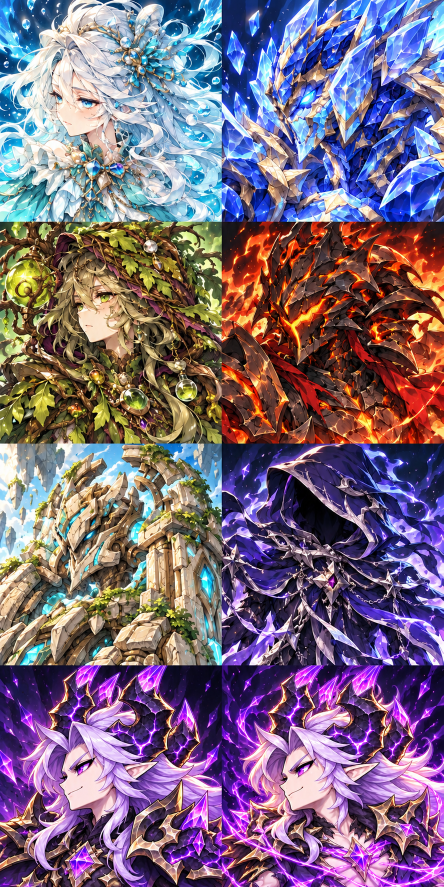
#> input picture incoming/ART-CHAR-BOSS-CH1-002/portraits_source.png, 887 x 1774 px (shown at 1/2 size)
$ python export.py ../ART-CHAR-BOSS-CH1-002/portraits_source.png ../ART-CHAR-BOSS-CH1-002/portraits_source.png
#> lines starting #> are read from the running program, lines starting #| are printed output that depends on the picture
"""Mechanical export and preview compositor. Requires Pillow with RAQM and Tahoma.
Usage: python export.py MAP_SOURCE FOG_SOURCE
AI painting and cloud pixels are never procedurally repainted here.
"""
import json
import sys
from pathlib import Path
from PIL import Image, ImageDraw, ImageFont

OUT = Path(__file__).parent
W, H = 1080, 2340
NAMES = ['ซากชายแดน','เส้นทางป่าทึบ','แนวรอยแยก','ทะเลสาบเงาจันทร์','เหมืองผลึกร้าง','บึงหมอกพิษ','ป้อมเถ้าถ่าน','นครลอยฟ้าที่ล่มสลาย','ทุ่งดาวตก','บัลลังก์รอยแยก']
# Surveyed against the final painting, not the proposed generation coordinates.
CENTERS = [(315,2225),(665,1815),(329,1510),(677,1383),(430,1142),(696,850),(443,723),(720,520),(506,355),(703,192)]
VIA = [
 [(440,2170),(465,2100),(405,2010),(310,1985),(465,1915)],
 [(570,1770),(530,1700),(460,1640),(365,1600)],
 [(440,1470),(500,1420),(560,1400)],
 [(610,1340),(590,1290),(530,1240),(455,1200)],
 [(570,1080),(635,1020),(575,970),(505,930),(610,880)],
 [(625,800),(540,770)],
 [(535,695),(590,640),(640,600),(690,550)],
 [(675,505),(610,460),(450,430),(430,395)],
 [(580,320),(650,285),(640,240)],
]

def write_json(name, data):
    (OUT/name).write_text(json.dumps(data,ensure_ascii=False,indent=2)+'\n',encoding='utf-8')

def font(size, bold=False):
    return ImageFont.truetype('C:/Windows/Fonts/'+('tahomabd.ttf' if bold else 'tahoma.ttf'),size)

def main():
    src = Image.open(sys.argv[1])
#> src is the input picture: PIL image 887x1774 RGB; mean R, G, B 122.4, 103.9, 125.5
    painting = src.convert('RGB').resize((W,H),Image.Resampling.LANCZOS)
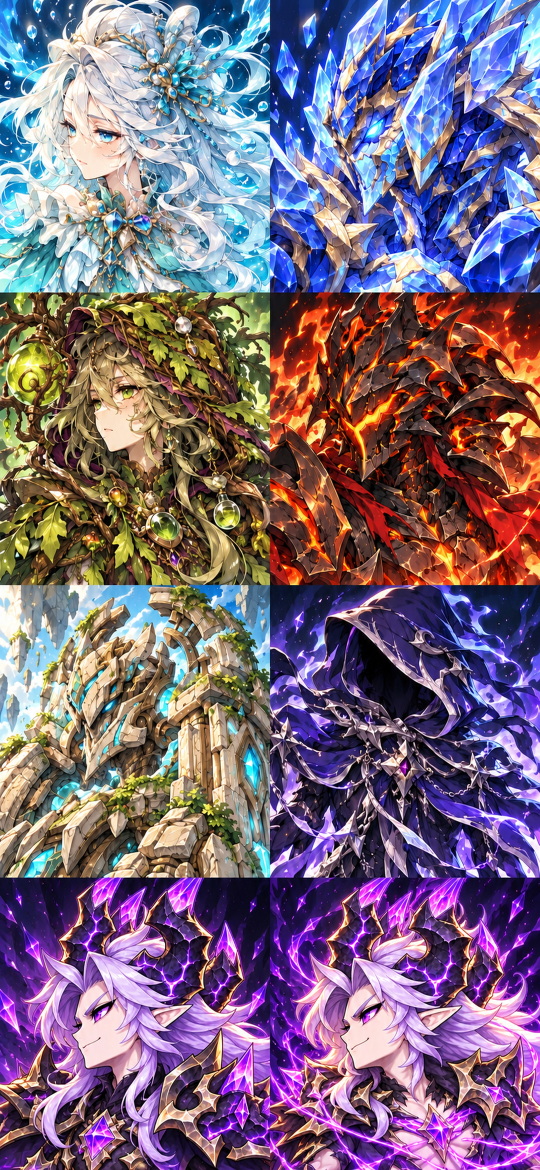
#> painting: PIL image 1080x2340 RGB (shown at 1/2 size); mean R, G, B 122.4, 103.9, 125.5
    painting.save(OUT/'region_ch1.webp',quality=91,method=6,icc_profile=src.info.get('icc_profile',b''))
    fog_src = Image.open(sys.argv[2]).convert('RGBA')
#> (the run stopped early here; a loop or call above may not have finished)
